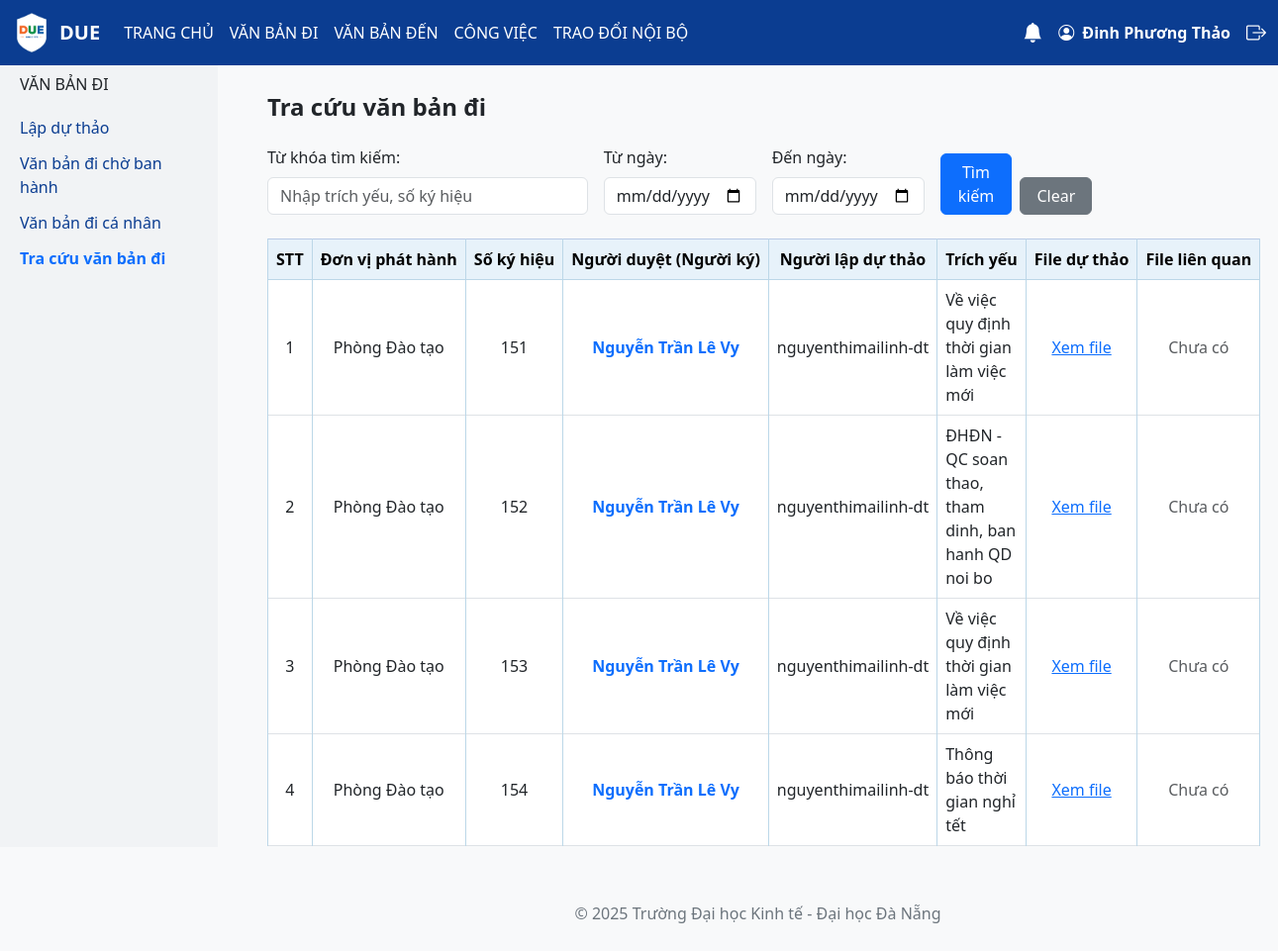
The page /tra_cuu_van_ban_di/ (signed in) on the database its author committed.
### vanbandi/models.py (models this page shows, shortened)
class VanBanDi(models.Model):
    TRANG_THAI_CHOICES = [
        ("Mới", "Mới (Draft)"),
        ("Chờ duyệt", "Chờ Cấp trên duyệt"),
        ("Đã ban hành", "Đã Ban hành"),
        ("Bị từ chối", "Bị Từ chối/Yêu cầu sửa"),
    ]
    trich_yeu = models.TextField(null=True, blank=True)
    han_xu_ly = models.DateField(null=True, blank=True)
    so_van_ban = models.CharField(max_length=50, unique=True)
    co_quan_ban_hanh = models.CharField(max_length=255, null=True, blank=True)
    ngay_tao = models.DateField(auto_now_add=True)
    loai_van_ban = models.CharField(max_length=255, null=True, blank=True)
    trang_thai = models.CharField(max_length=50, choices=TRANG_THAI_CHOICES, default="Mới")
    file_du_thao = models.FileField(upload_to='du_thao/', null=True, blank=True)
    file_lien_quan = models.FileField(upload_to='lien_quan/', null=True, blank=True)
    nguoi_lap = models.ForeignKey(User, on_delete=models.SET_NULL, null=True, blank=True,
                                  related_name='drafted_documents')
    nguoi_duyet = models.ForeignKey(User, on_delete=models.SET_NULL, null=True, blank=True,
                                    related_name='approved_outgoing_documents')
    nguoi_nhan = models.ForeignKey(User, on_delete=models.SET_NULL, null=True, blank=True,
                                   related_name='received_outgoing_documents')
    van_ban_den_lien_quan = models.ForeignKey(
        VanBanDen,
        on_delete=models.SET_NULL,
        null=True,
        blank=True
    )

### vanbandi/views.py (the view)
# urls.py: path('tra_cuu_van_ban_di/', views.tra_cuu_van_ban_di, name='tra_cuu_van_ban_di'),
@login_required
def tra_cuu_van_ban_di(request):
    vb_list = VanBanDi.objects.filter(trang_thai='Đã ban hành').order_by('-ngay_tao')
    q = request.GET.get('q')
    tu_ngay = request.GET.get('tu_ngay')
    den_ngay = request.GET.get('den_ngay')
    if tu_ngay:
        vb_list = vb_list.filter(ngay_tao__gte=tu_ngay)
    if den_ngay:
        vb_list = vb_list.filter(ngay_tao__lte=den_ngay)
    if q:
        vb_list = vb_list.filter(
            Q(so_van_ban__icontains=q) |
            Q(trich_yeu__icontains=q) |
            Q(nguoi_lap__username__icontains=q)
        )
    return render(request, 'vanbandi/tra_cuu_van_ban_di.html', {
        'vb_list': vb_list,
        'q': q,
        'tu_ngay': tu_ngay,
        'den_ngay': den_ngay
    })

### congviec/context_processors.py (called while the page is built)
def notifications(request):
    if request.user.is_authenticated:
        unread_count = Notification.objects.filter(user=request.user, is_read=False).count()
        notifications = Notification.objects.filter(user=request.user).order_by('-created_at')[:5]
        return {'unread_count': unread_count, 'notifications': notifications}
    return {'unread_count': 0, 'notifications': []}

### vanbandi/templates/vanbandi/tra_cuu_van_ban_di.html (shortened to what this page needs)
{% extends "base.html" %}
{% block content %}
<div class="d-flex">
  <div class="sidebar me-4">
    <h6 class="text-uppercase mb-3">Văn bản đi</h6>
    <a href="{% url 'lap_du_thao' %}">Lập dự thảo</a>
    <a href="{% url 'van_ban_cho_ban_hanh' %}">Văn bản đi chờ ban hành</a>
    <a href="{% url 'van_ban_di_ca_nhan' %}" >Văn bản đi cá nhân</a>
    <a href="{% url 'tra_cuu_van_ban_di' %}" class="fw-bold text-primary">Tra cứu văn bản đi</a>
  </div>
  <div class="flex-grow-1">
    <h4 class="fw-bold mb-4 mt-2">Tra cứu văn bản đi</h4>
    <form method="GET" class="mb-4">
      <div class="row g-3">
        <div class="col-md-4">
          <label class="form-label">Từ khóa tìm kiếm:</label>
          <input type="text" class="form-control" name="q" value="{{ request.GET.q|default:'' }}" placeholder="Nhập trích yếu, số ký hiệu">
        </div>
        <div class="col-md-2">
          <label class="form-label">Từ ngày:</label>
          <input type="date" class="form-control" name="tu_ngay" value="{{ request.GET.tu_ngay|default:'' }}">
        </div>
        <div class="col-md-2">
          <label class="form-label">Đến ngày:</label>
          <input type="date" class="form-control" name="den_ngay" value="{{ request.GET.den_ngay|default:'' }}">
        </div>
        <div class="col-md-2 d-flex align-items-end">
          <button type="submit" class="btn btn-primary w-50 me-2">Tìm kiếm</button>
          <a href="{% url 'tra_cuu_van_ban_di' %}" class="btn btn-secondary w-50">Clear</a>
        </div>
      </div>
    </form>
    <div class="table-responsive">
      <table class="table table-bordered align-middle text-center">
        <thead class="table-primary">
          <tr>
            <th>STT</th>
            <th>Đơn vị phát hành</th>
            <th>Số ký hiệu</th>
            <th>Người duyệt (Người ký)</th>
            <th>Người lập dự thảo</th>
            <th>Trích yếu</th>
            <th>File dự thảo</th>
            <th>File liên quan</th>
          </tr>
        </thead>
        <tbody>
          {% for vb in vb_list %}
          <tr>
            <td>{{ forloop.counter }}</td>
            <td>{{ vb.co_quan_ban_hanh|default:"Ban Giám Hiệu" }}</td>
            <td>{{ vb.so_van_ban }}</td>
            <td class="fw-bold text-primary">
                {% if vb.nguoi_duyet %}
                    {{ vb.nguoi_duyet.get_full_name|default:vb.nguoi_duyet.username }}
                {% else %}
                    <span class="text-muted fst-italic">Chưa có</span>
                {% endif %}
            </td>
            <td>{{ vb.nguoi_lap.username }}</td>
            <td class="text-start">{{ vb.trich_yeu|default:"(Chưa nhập)" }}</td>
            <td>
              {% if vb.file_du_thao %}
                <a href="{{ vb.file_du_thao.url }}" target="_blank" class="text-primary">Xem file</a>
              {% else %}
                <span class="text-muted">Chưa có</span>
              {% endif %}
            </td>
            <td>
              {% if vb.file_lien_quan %}
                <a href="{{ vb.file_lien_quan.url }}" target="_blank" class="text-primary">Xem file</a>
              {% else %}
                <span class="text-muted">Chưa có</span>
              {% endif %}
            </td>
          </tr>
          {% empty %}
          <tr>
            <td colspan="8" class="text-muted">Không có văn bản nào.</td>
          </tr>
          {% endfor %}
        </tbody>
      </table>
    </div>
  </div>
</div>
{% endblock %}

### templates/base.html (shortened to what this page needs)
<!DOCTYPE html>
<html lang="vi">
<head>
  <link href="https://cdn.jsdelivr.net/npm/bootstrap@5.3.0/dist/css/bootstrap.min.css" rel="stylesheet">
  <link href="https://cdn.jsdelivr.net/npm/bootstrap-icons@1.10.5/font/bootstrap-icons.css" rel="stylesheet">
</head>
{% load static %}
<body>
<nav class="navbar navbar-expand-lg navbar-dark fixed-top">
  <div class="container-fluid">
    <a class="navbar-brand fw-bold d-flex align-items-center" href="/">
      <img src="{% static 'images/logo.due.png' %}" height="40" class="me-2" alt="Logo DUE">
      DUE
    </a>
    <div class="collapse navbar-collapse" id="navMenu">
      <ul class="navbar-nav me-auto mb-2 mb-lg-0">
        <li class="nav-item"><a class="nav-link" href="/">TRANG CHỦ</a></li>
        <li class="nav-item"><a class="nav-link" href="{% url 'lap_du_thao' %}">VĂN BẢN ĐI</a></li>
        <li class="nav-item"><a class="nav-link" href="{% url 'vanban_cho_xuly' %}">VĂN BẢN ĐẾN</a></li>
        <li class="nav-item"><a class="nav-link" href="{% url 'cong_viec_cho_xu_ly' %}">CÔNG VIỆC</a></li>
        <li class="nav-item"><a class="nav-link" href="{% url 'soan_tin' %}">TRAO ĐỔI NỘI BỘ</a></li>
      </ul>
      <div class="d-flex align-items-center position-relative">
        {% if user.is_authenticated %}
        <div class="dropdown me-3">
          <a class="text-white position-relative" href="#" role="button" id="dropdownNotification" data-bs-toggle="dropdown" aria-expanded="false">
            <i class="bi bi-bell-fill fs-5"></i>
          </a>
        </div>
        <a href="{% url 'profile' %}" class="text-white me-3 fw-bold text-decoration-none">
          <i class="bi bi-person-circle me-1"></i> {{ user.first_name }} {{ user.last_name }}
        </a>
        <a href="/accounts/logout/" class="text-white">
          <i class="bi bi-box-arrow-right fs-5"></i>
        </a>
        {% else %}
        <a href="/accounts/login/" class="text-white me-2">
          <i class="bi bi-person-circle fs-5"></i>
        </a>
        {% endif %}
      </div>
    </div>
  </div>
</nav>
<div class="content">
  {% block content %}{% endblock %}
  <footer>
    <p>© 2025 Trường Đại học Kinh tế - Đại học Đà Nẵng</p>
  </footer>
</div>
</body>
</html>

### templates/base.html (style rules this page uses)
body { background: #f8f9fa; padding-top: 56px; }
.navbar { background-color: #0b3d91; }
.navbar .nav-link, .navbar-brand { color: white !important; }
:root { --soft-blue: #e7f2fa; --soft-blue-border: #bcd7e8; }
table thead th { background-color: var(--soft-blue) !important; color: #000 !important; border-bottom: 1px solid var(--soft-blue-border) !important; }
table tbody td, table thead th { border-color: var(--soft-blue-border) !important; }
.table td, .table th { white-space: nowrap; }
.table .text-start { white-space: normal; }
.sidebar { background: #f1f3f5; width: 220px; min-height: 100vh; position: fixed; top: 56px; left: 0; padding: 20px; overflow: auto; }
.sidebar a { color: #0b3d91; text-decoration: none; display: block; padding: 6px 0; }
.content { margin-left: 240px; padding: 30px; }
footer { text-align: center; color: #6c757d; margin-top: 40px; }

### rows shown on the page
VanBanDi: co_quan_ban_hanh "Phòng Đào tạo", so_van_ban "151", nguoi_duyet.get_full_name "Nguyễn Trần Lê Vy", nguoi_lap.username "nguyenthimailinh-dt", trich_yeu "Về việc quy định thời gian làm việc mới", file_lien_quan "Chưa có"
VanBanDi: co_quan_ban_hanh "Phòng Đào tạo", so_van_ban "152", nguoi_duyet.get_full_name "Nguyễn Trần Lê Vy", nguoi_lap.username "nguyenthimailinh-dt", trich_yeu "ĐHĐN - QC soan thao, tham dinh, ban hanh QD noi bo", file_lien_quan "Chưa có"
VanBanDi: co_quan_ban_hanh "Phòng Đào tạo", so_van_ban "153", nguoi_duyet.get_full_name "Nguyễn Trần Lê Vy", nguoi_lap.username "nguyenthimailinh-dt", trich_yeu "Về việc quy định thời gian làm việc mới", file_lien_quan "Chưa có"
VanBanDi: co_quan_ban_hanh "Phòng Đào tạo", so_van_ban "154", nguoi_duyet.get_full_name "Nguyễn Trần Lê Vy", nguoi_lap.username "nguyenthimailinh-dt", trich_yeu "Thông báo thời gian nghỉ tết", file_lien_quan "Chưa có"

### other values the page prints
{{ user.first_name }} "Đinh Phương"
{{ user.last_name }} "Thảo"
